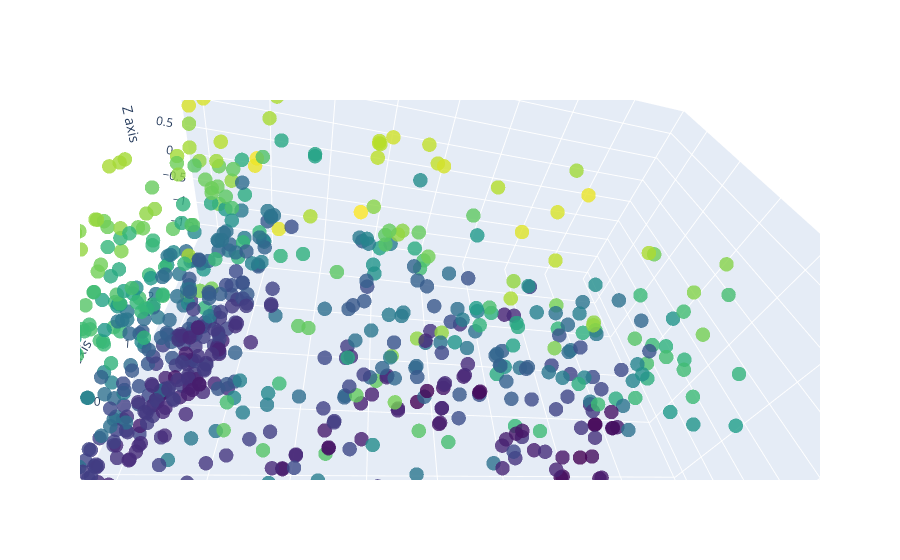

The notebook cell this image was saved under:
### Markdown cell above
## Dimension Reduction by PCA: 
### Linear unsupervised dimension reduction (not required y)

### Code cell
from sklearn.decomposition import PCA
import numpy as np
#good for modeling purposes: fit & transform
# Create PCA object
pca = PCA(n_components=2)
# df_pca is the pca reduced data down to n_components specified above
# df_pca: the result good for either 2D visualization or modeling required reducd such as kmean
df_pca = pca.fit_transform(df_znorm)

# Visualizing clusters and cluster centers
plt.scatter(df_pca[:, 0], df_pca[:, 1],
            # c=cluster_labels,
            s=50,
            # cmap='viridis'
           )
# plt.scatter(df7_scaled[:, 0], df7_scaled[:, 1], c=labels, s=50, cmap='viridis')
# plt.scatter(centroids[:, 0], centroids[:, 1], c='red', s=100, alpha=0.5)
plt.xlabel('Feature 1')
plt.ylabel('Feature 2')
plt.title('Dimension Reduction by PCA')
plt.show()

############################################################v
# PCA for 3D
pca = PCA(n_components=3)
# df_pca is the pca reduced data down to n_components specified above
# df_pca: the result good for either 2D visualization or modeling required reducd such as kmean
df_pca = pca.fit_transform(df_znorm)

x = df_pca[:,0]
y = df_pca[:,1]
z = df_pca[:,2]

# 3D plot of PCA
fig = plt.figure()
ax = fig.add_subplot(111, projection='3d')
ax.scatter(x, y, z, c='r', marker='o')
ax.set_xlabel('X Label')
ax.set_ylabel('Y Label')
ax.set_zlabel('Z Label')
ax.set_title('3D Scatter Plot')

plt.show()
############################################################v
# 3D interactive plot for PCA
trace = go.Scatter3d(
    x=x,
    y=y,
    z=z,
    mode='markers',
    marker=dict(
        size=5,
        color=z,                # set color to z coordinate
        colorscale='Viridis',   # choose a colorscale
        opacity=0.8
    )
)
# Create layout for the plot
layout = go.Layout(
    scene=dict(
        xaxis=dict(title='X axis'),
        yaxis=dict(title='Y axis'),
        zaxis=dict(title='Z axis')
    )
)
# Create figure
fig = go.Figure(data=[trace], layout=layout)
# Display the plot
fig.show()
############################################################v
#good for visualize & understand eigenvector & eigenvalue:

pca = PCA()  # Reduce to 2 dimensions for visualization
# fit only fitting the original df, compute pc based on input, provide info of eigens
pca.fit(df_znorm)

eigenvalues = pca.explained_variance_ratio_
eigenvectors = pca.components_

# Visualize eigenvalues
plt.figure(figsize=(8, 4))
plt.bar(range(len(eigenvalues)), eigenvalues)
plt.xlabel('Principal Component')
plt.ylabel('Explained Variance Ratio')
plt.title('Explained Variance Ratio by Principal Component (Eigenvalues)')
plt.show()

# Visualize  eigenvectors
feature_names = df_znorm.columns.tolist()

plt.figure(figsize=(8, 4))
for i in range(len(eigenvectors)):
    plt.arrow(0, 0, eigenvectors[0, i], eigenvectors[1, i], color='r', alpha=0.5)
    plt.text(eigenvectors[0, i] * 1.15, eigenvectors[1, i] * 1.15,
             feature_names[i], color='b', ha='center', va='center')
# plt.xlim(-1, 1)
# plt.ylim(-1, 1)
plt.xlabel('Principal Component 1')
plt.ylabel('Principal Component 2')
plt.title('Principal Components (Eigenvectors)')
plt.grid()
plt.show()

### Figure 1 — Plotly figure (JSON) as saved in the notebook; plotly's stock layout.template omitted (floating-point values rounded to 4 significant figures; data arrays with more than 128 entries replaced by an {"elided": "..."} marker saying what was removed)
{"data": [{"marker": {"color": {"elided": "696 float values"}, "colorscale": [[0, "#440154"], [0.1111, "#482878"], [0.2222, "#3e4989"], [0.3333, "#31688e"], [0.4444, "#26828e"], [0.5556, "#1f9e89"], [0.6667, "#35b779"], [0.7778, "#6ece58"], [0.8889, "#b5de2b"], [1, "#fde725"]], "opacity": 0.8, "size": 5}, "mode": "markers", "type": "scatter3d", "x": {"elided": "696 float values"}, "y": {"elided": "696 float values"}, "z": {"elided": "696 float values"}}], "layout": {"autosize": true, "scene": {"aspectmode": "auto", "aspectratio": {"x": 1.397, "y": 1.036, "z": 0.6913}, "camera": {"center": {"x": 5.551e-17, "y": -3.331e-16, "z": -2.22e-16}, "eye": {"x": -0.2583, "y": -0.7579, "z": 0.7059}, "projection": {"type": "perspective"}, "up": {"x": -0.1026, "y": 0.6965, "z": 0.7102}}, "xaxis": {"title": {"text": "X axis"}, "type": "linear"}, "yaxis": {"title": {"text": "Y axis"}, "type": "linear"}, "zaxis": {"title": {"text": "Z axis"}, "type": "linear"}}}}
